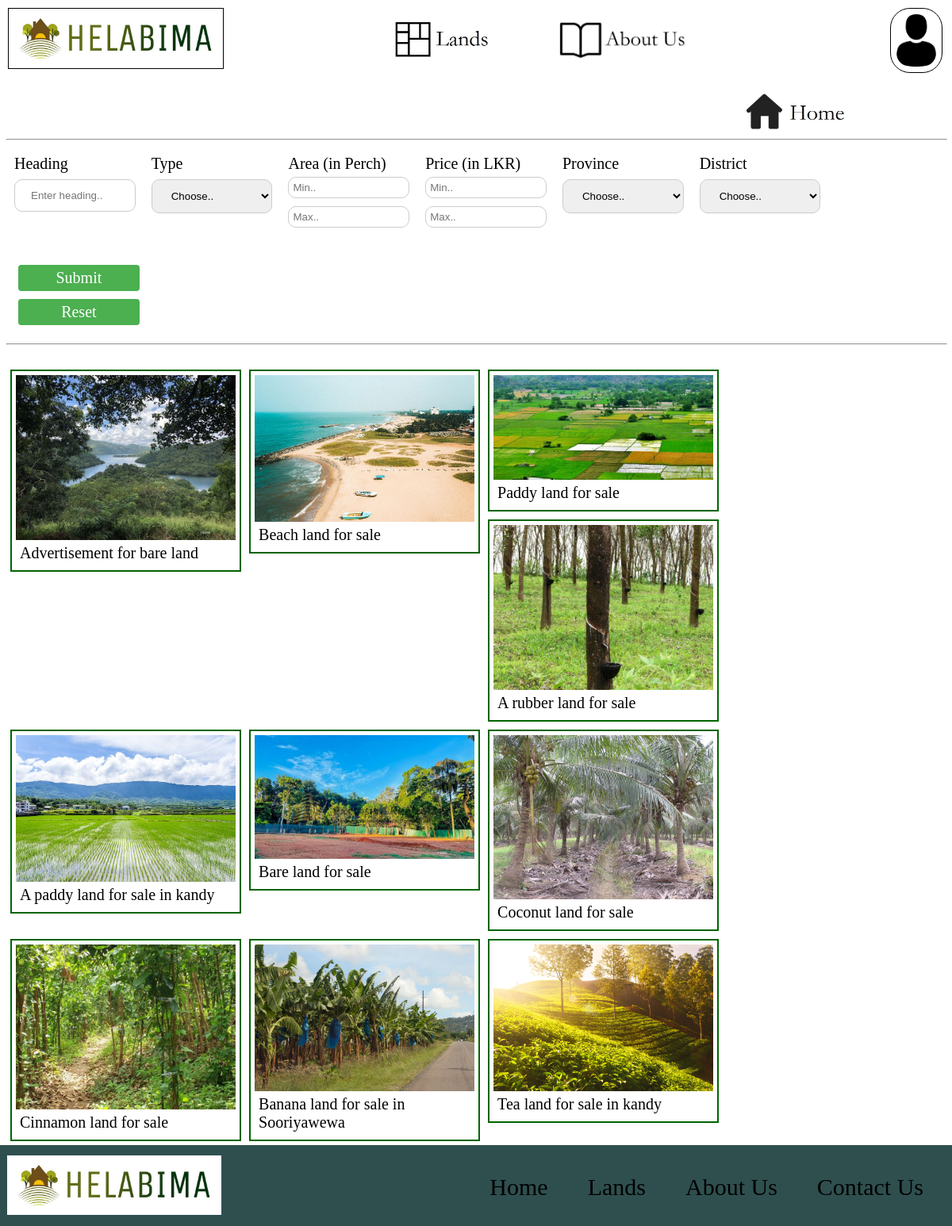
The page /lands.php on the database its author committed.
### tables this page shows
CREATE TABLE `ads` (
  `adID` varchar(6) NOT NULL,
  `heading` varchar(50) NOT NULL,
  `type` varchar(50) NOT NULL,
  `area` int(11) NOT NULL,
  `price` int(11) NOT NULL,
  `address` varchar(200) NOT NULL,
  `district` varchar(30) NOT NULL,
  `province` varchar(30) NOT NULL,
  `description` varchar(5000) NOT NULL,
  `img` varchar(10) NOT NULL,
  `pub_date` timestamp NULL DEFAULT current_timestamp(),
  `user_id` varchar(5) NOT NULL
);

### lands.php (the view, shortened to what this page needs)
<?php
require('config.php');
$sqlAds = "SELECT * FROM ads ORDER BY pub_date ASC";
?>
<!DOCTYPE html>
<html lang="en">
<head>
  <link rel="stylesheet" type="text/css" href="src/styles/main.css">
  <link rel="stylesheet" type="text/css" href="src/styles/lands.css">
</head>
<body>
    <div class="header">
      <a href="index.php"><img id="icon" alt="Helabima Lands Icon" src="src/img/02.jpeg" width="250px" height="auto" /></a>
      <?php
        $logOut = "<a href='logout.php' id='logout'>Log Out</a>";
        if(isset($_SESSION['account']) && $_SESSION['account'] == "buyer")
        {
          $userData = checkLogin($con);
          echo($logOut);
          echo("<a id='username' href='buyerIndex.php'>". $userData['user_name']. "</a>");
        }
        elseif(isset($_SESSION['account']) && $_SESSION['account'] == "seller")
        {
          $userData = checkLogin($con);
          echo($logOut);
          echo("<a id='username' href='sellerIndex.php'>". $userData['user_id']. "</a>");
        }
        elseif(isset($_SESSION['account']) && $_SESSION['account'] == "admin")
        {
          echo($logOut);
          echo("<a id='username' href='adminIndex.php'> Admin </a>");
        }
        else
        {
          echo("<a href='BorS.php'><img id='profile' alt='profile' src='src/img/profile.png' width='50px' height='auto' /></a>");
        }
      ?>
      <a class="nav"  href="aboutus.php"> <img id="aboutus" alt="aboutus" src="src/img/aboutus.jpg" height="50px" width="auto" /></a>
      <a class="nav"  href="lands.php"> <img id="lands" alt="lands" src="src/img/lands.jpg" height="50px" width="auto" /></a>
      <a class="nav"  href="index.php"> <img id="home" alt="home" src="src/img/home.jpg" height="50px" width="auto" /></a>
  </div>
    <hr width="100%">
    <div class="content">
      <div class="search-box">
        <form name="search-box" method="post" >
          <div class="inputs">
          <label class="label">Heading</label>
          <input type="text" value="<?php if(!empty($heading)) {echo $heading;} ?>" class="input" name="heading-input" placeholder="Enter heading..">
          </div>
          <div class="inputs">
           <label class="label">Type</label>
           <select class="input" name="type-input">
            <option value="">Choose..</option>
            </select>
          </div>
          <div class="inputs">
          <label class="label">Area (in Perch)</label>
          <input type="number" value="<?php if(!empty($minarea)) {echo $minarea;} ?>" class="input" name="min-area-input" min="0" style=" padding: 5px;margin: 5px 0px 5px 0px;" placeholder="Min..">
          <input type="number" value="<?php if(!empty($maxarea)) {echo $maxarea;} ?>" class="input" name="max-area-input" min="0" style=" padding: 5px;margin: 5px 0px 5px 0px;" placeholder="Max..">
          </div>
          <div class="inputs" id="container">
          <label class="label">Price (in LKR)</label>
          <input type="number" value="<?php if(!empty($minarea)) {echo $minarea;} ?>" class="input" name="min-price-input"  min="0" style=" padding: 5px;margin: 5px 0px 5px 0px;" placeholder="Min..">
          <input type="number" value="<?php if(!empty($maxarea)) {echo $maxarea;} ?>" class="input" name="max-price-input" min="0" style=" padding: 5px;margin: 5px 0px 5px 0px;" placeholder="Max..">
          </div>
          <div class="inputs">
            <label class="label">Province</label>
            <select class="input" name="province-input">
              <option value="">Choose..</option>
            </select>
          </div>
          <div class="inputs">
          <label class="label">District</label>
          <select class="input" name="district-input">
            <option value="">Choose..</option>
         </select>
          </div>
          <div class="inputs">
          <input class="button" type="submit" name="submit" value="Submit">
          <input class="button" type="reset" name="reset" value="Reset">
          </div>
        </form>
      </div>
      <hr width="100%">
      <br/>
      <div class="viewOffers">
        <?php
        $rslt = mysqli_query($con, $sqlAds);
        if($rslt && mysqli_num_rows($rslt) > 0)
        {
          while ($ads_data = mysqli_fetch_assoc($rslt))
          {
            echo ("<div class='ofr'>");
            echo ("<img src='img/".$ads_data['adID'].".".$ads_data['img']."' width='100%' height='auto'>");
            echo("<a id='adTitle' href='viewAd.php?adid=".$ads_data['adID']."'>".$ads_data['heading']."</a>");
            echo ("</div>");
          }
        }
        ?>
      </div>
    </div>
    <div class="footer">
      <img id="icon" alt="Helabima Lands Icon" src="src/img/02.jpeg" width="250px" height="auto" />
      <a class="nav" id="contact" href="index.php#contact"> Contact Us </a>
      <a class="nav" id="aboutus"  href="aboutus.php">About Us</a>
      <a class="nav" id="lands" href="lands.php"> Lands </a>
      <a class="nav" id="home" href="index.php"> Home </a>
    </div>
</body>
</html>

### src/styles/main.css (style rules this page uses)
body { background:#fff; font-family: Garamond, serif; }
.header { background: #fff; height: 110px; margin: -8px -8px -9px -10px; }
.header #icon { border: 1px solid #000; margin: 10px 0px 0px 12px; padding: 10px; }
.header #profile { border-radius: 25px; float: right; border: 1px solid #000; margin: 10px 12px 0px 0px; padding: 7px; }
.header .nav { float: right; color: black; margin: 0px 0px 0px 10px; }
.header #aboutus { margin: 20px 250px 0px 10px; padding: 5px; object-fit: cover; }
.header #lands { margin: 20px 50px 0px 10px; padding: 5px; object-fit: cover; }
.header #home { margin: 20px 50px 0px 10px; padding: 5px; object-fit: cover; }
.footer { border: 1px solid #2F4F4b; background: #2F4F4F; height: 100px; margin: 0px -8px -8px -10px; }
.footer #icon { background: white; margin: 12px 5px 0px 10px; padding: 10px; }
.footer .nav { float: right; color: black; margin: 10px 0px 0px 10px; font-family: Garamond, serif; text-decoration: none; font-size: 30px; }
.footer #lands, .footer #home, .footer #aboutus, .footer #contact { margin: 30px 30px 0px 10px; padding: 5px; }

### src/styles/lands.css (style rules this page uses)
div.search-box { margin: 0px; padding: 0px; }
div.search-box::after { content: ""; clear: both; display: table; }
div.inputs { float: left; width: 12.9%; padding: 5px; margin: 5px; display: grid; }
.label { font-size: 20px; }
.input { width: 100%; padding: 12px 20px; margin: 8px 0px 40px 0px; display: grid; border: 1px solid #ccc; border-radius: 10px; box-sizing: border-box; }
.button { width: 100%; height: auto; background-color: #4CAF50; color: white; padding: 5px; margin: 5px; border: none; border-radius: 4px; cursor: pointer; font-family: Garamond, serif; font-size: 20px; }
div.viewOffers::after { content: ""; clear: both; display: table; }
div.ofr { float: left; width: 23.4%; border: 2px solid darkgreen; padding: 5px; margin: 5px; display: grid; }
#adTitle { font-size: 20px; color: black; padding: 5px; text-decoration: none; }

### rows shown on the page
ads: adID+img (picture), heading "Advertisement for bare land"
ads: adID (picture), heading "Beach land for sale"
ads: adID (picture), heading "Paddy land for sale"
ads: adID+img (picture), heading "A rubber land for sale"
ads: adID (picture), heading "A paddy land for sale in kandy"
ads: adID (picture), heading "Bare land for sale"
ads: adID (picture), heading "Coconut land for sale"
ads: adID (picture), heading "Cinnamon land for sale"
ads: adID (picture), heading "Banana land for sale in Sooriyawewa"
ads: adID (picture), heading "Tea land for sale in kandy"
